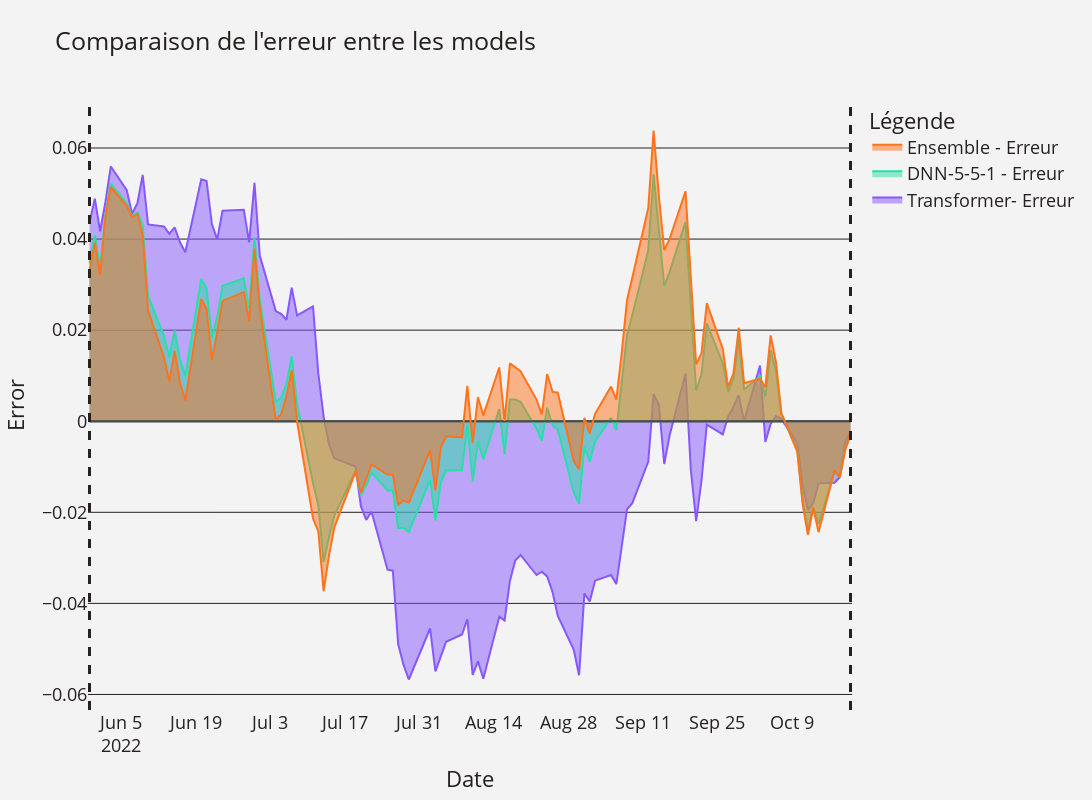

The notebook cell saved with this chart:
### Code cell
two_week_dates = (pd.to_datetime(df_test['date'], format="%Y-%m-%d") + datetime.timedelta(weeks=4))


fig = go.Figure()


# fig.add_trace(go.Scatter(
#     x=two_week_dates,
#     y=np.zeros(y_test.shape),
#     fill=None,
#     mode='lines', line_color='#435055', showlegend = False)
# )
# fig.add_trace(go.Scatter(x=two_week_dates, y=y_test.to_numpy() - baseline_y_pred,
#     mode='lines',
#     fill='tonexty', # fill area between trace0 and trace1
#     name="Basline- Erreur", line_color="#C70A80", opacity=.8, line = dict( width=2)
#     ))


fig.add_trace(go.Scatter(
    x=two_week_dates,
    y=np.zeros(y_test.shape),
    fill=None,
    mode='lines', line_color='#435055', showlegend = False)
)
fig.add_trace(go.Scatter(x=two_week_dates, y=y_test.to_numpy() - np.array(y_pred_transformer_best).reshape(-1).reshape(-1),
    mode='lines',
    fill='tonexty', # fill area between trace0 and trace1
    name="Transformer- Erreur", line_color="#8758FF", opacity=.8, line = dict( width=2)
    ))

# fig.add_trace(go.Scatter(
#     x=two_week_dates,
#     y=np.zeros(y_test.shape),
#     fill=None,
#     mode='lines', line_color='#435055', showlegend = False)
# )
# fig.add_trace(go.Scatter(x=two_week_dates, y=y_test.to_numpy() - y_pred_lstm_best,
#     mode='lines',
#     fill='tonexty', # fill area between trace0 and trace1
#     name="Transformer- Erreur", line_color="#F0A500", opacity=.8, line = dict( width=2)
#     ))

    

fig.add_trace(go.Scatter(
    x=two_week_dates,
    y=np.zeros(y_test.shape),
    fill=None,
    mode='lines', line_color='#435055', showlegend = False)
)
fig.add_trace(go.Scatter(x=two_week_dates, y=y_test.to_numpy() - y_pred_ensemble.reshape(-1),
    mode='lines',
    fill='tonexty', # fill area between trace0 and trace1
    name="DNN-5-5-1 - Erreur", line_color="#2BDEA8", opacity=.8, line = dict( width=2)
    ))

fig.add_trace(go.Scatter(
    x=two_week_dates,
    y=np.zeros(y_test.shape),
    fill=None,
    mode='lines', line_color='#435055', showlegend = False)
)
fig.add_trace(go.Scatter(x=two_week_dates, y=y_test.to_numpy() -np.mean(y_pred_nns, axis=0).reshape(-1),
    mode='lines',
    fill='tonexty', # fill area between trace0 and trace1
    name="Ensemble - Erreur", line_color="#FF731D", opacity=.8, line = dict( width=2)
    ))




fig.add_vline(x=str(two_week_dates.to_numpy()[0]), line_width=3, line_dash="dash", line_color="#262020")
fig.add_vline(x=str(df_test['date'].to_numpy()[-2]), line_width=3, line_dash="dash", line_color="#262020", name="Bob")

fig.update_xaxes(showgrid=False, gridwidth=1, gridcolor='#262020')
fig.update_yaxes(showgrid=True, gridwidth=1, gridcolor='#262020')

fig.update_layout(
    title="Comparaison de l'erreur entre les models ",
    xaxis_title="Date",
    yaxis_title="Error",
    legend_title="Légende",
    font=dict(
        size=18,
        color="#262020"
    ),
    width=1600, height=800,
    paper_bgcolor='#F2F3F2',
    plot_bgcolor='#F2F3F2',
)

# fig.update_layout(showlegend=False)

fig.show()
